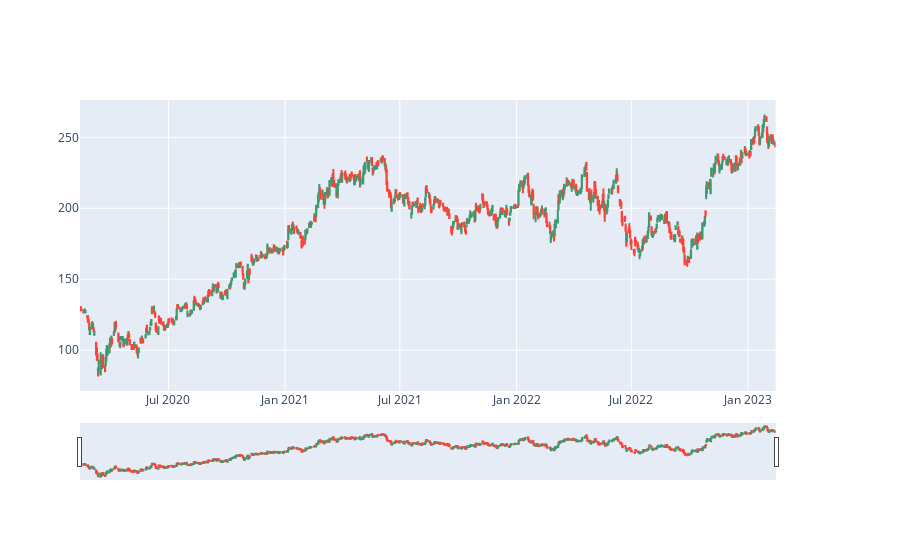

The cell this chart's notebook holds for it:
### Markdown cell above
## Single Candlestick Plot using Pandas and yfinance

### Code cell
import yfinance
stockvol = yfinance.Ticker('CAT')
hist = stockvol.history(period='3y')

import plotly.graph_objects as go

fig = go.Figure(data=go.Scatter(x=hist.index,y=hist['Close'], mode='lines+markers'))

fig2 = make_subplots(specs=[[{"secondary_y": True}]])
fig2.add_trace(go.Scatter(x=hist.index,y=hist['Close'],name='Price'),secondary_y=False)
fig2.add_trace(go.Bar(x=hist.index,y=hist['Volume'],name='Volume'),secondary_y=True)

fig2.update_yaxes(range=[0,7000000000],secondary_y=True)
fig2.update_yaxes(visible=False, secondary_y=True)

fig3 = make_subplots(specs=[[{"secondary_y": True}]])
fig3.add_trace(go.Candlestick(x=hist.index,
                              open=hist['Open'],
                              high=hist['High'],
                              low=hist['Low'],
                              close=hist['Close'],
                             ))
fig3.show()

#fig3.add_trace(go.Bar(x=hist.index, y=hist['Volume'], name='Volume'),secondary_y=True)
#fig3.update_layout(xaxis_rangeslider_visible=False)

### Figure 1 — Plotly figure (JSON) as saved in the notebook; plotly's stock layout.template omitted (floating-point values rounded to 4 significant figures; data arrays with more than 128 entries replaced by an {"elided": "..."} marker saying what was removed)
{"data": [{"close": {"elided": "756 float values"}, "high": {"elided": "756 float values"}, "low": {"elided": "756 float values"}, "open": {"elided": "756 float values"}, "type": "candlestick", "x": {"elided": "756 str values"}}], "layout": {"xaxis": {"anchor": "y", "domain": [0, 0.94]}, "yaxis": {"anchor": "x", "domain": [0, 1]}, "yaxis2": {"anchor": "x", "overlaying": "y", "side": "right"}}}
